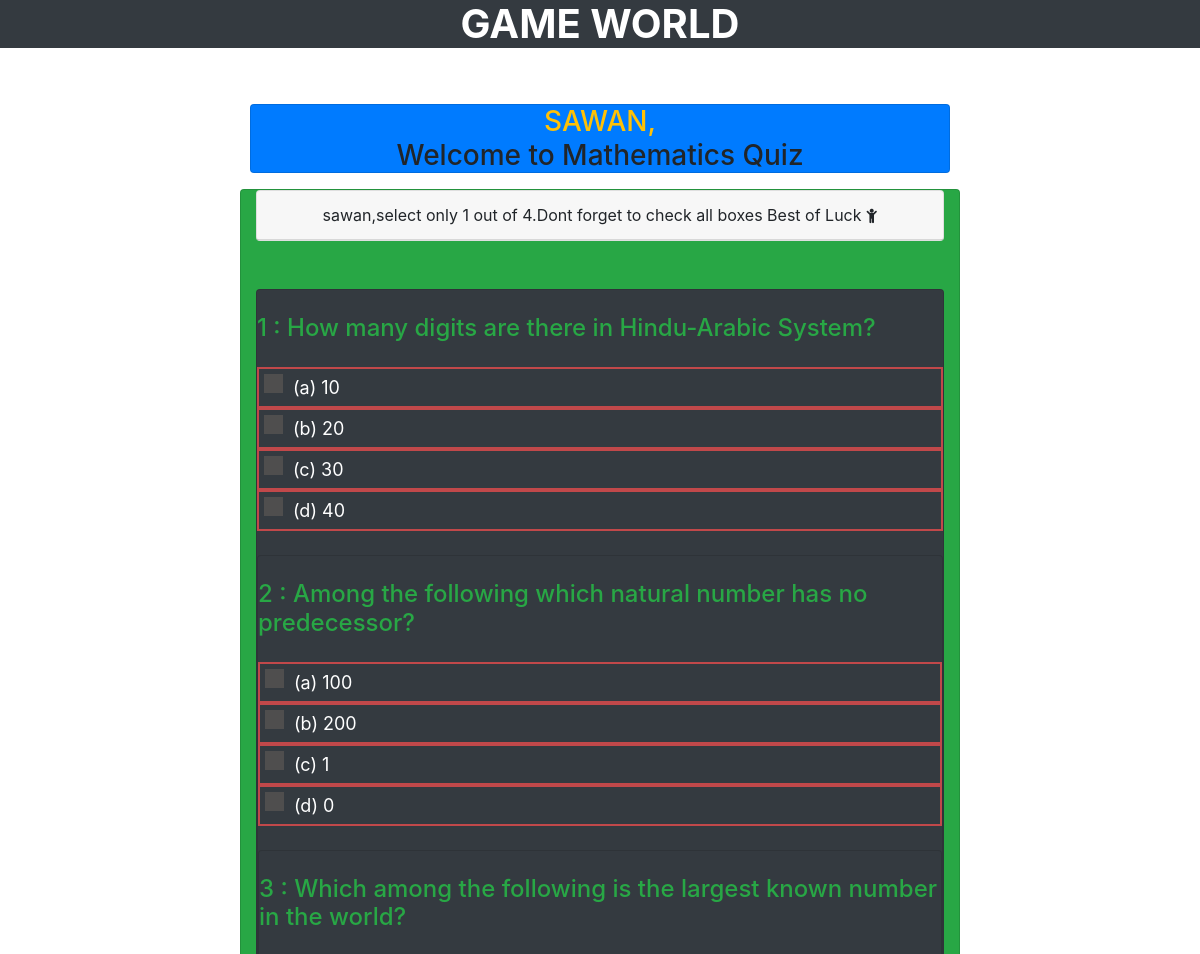
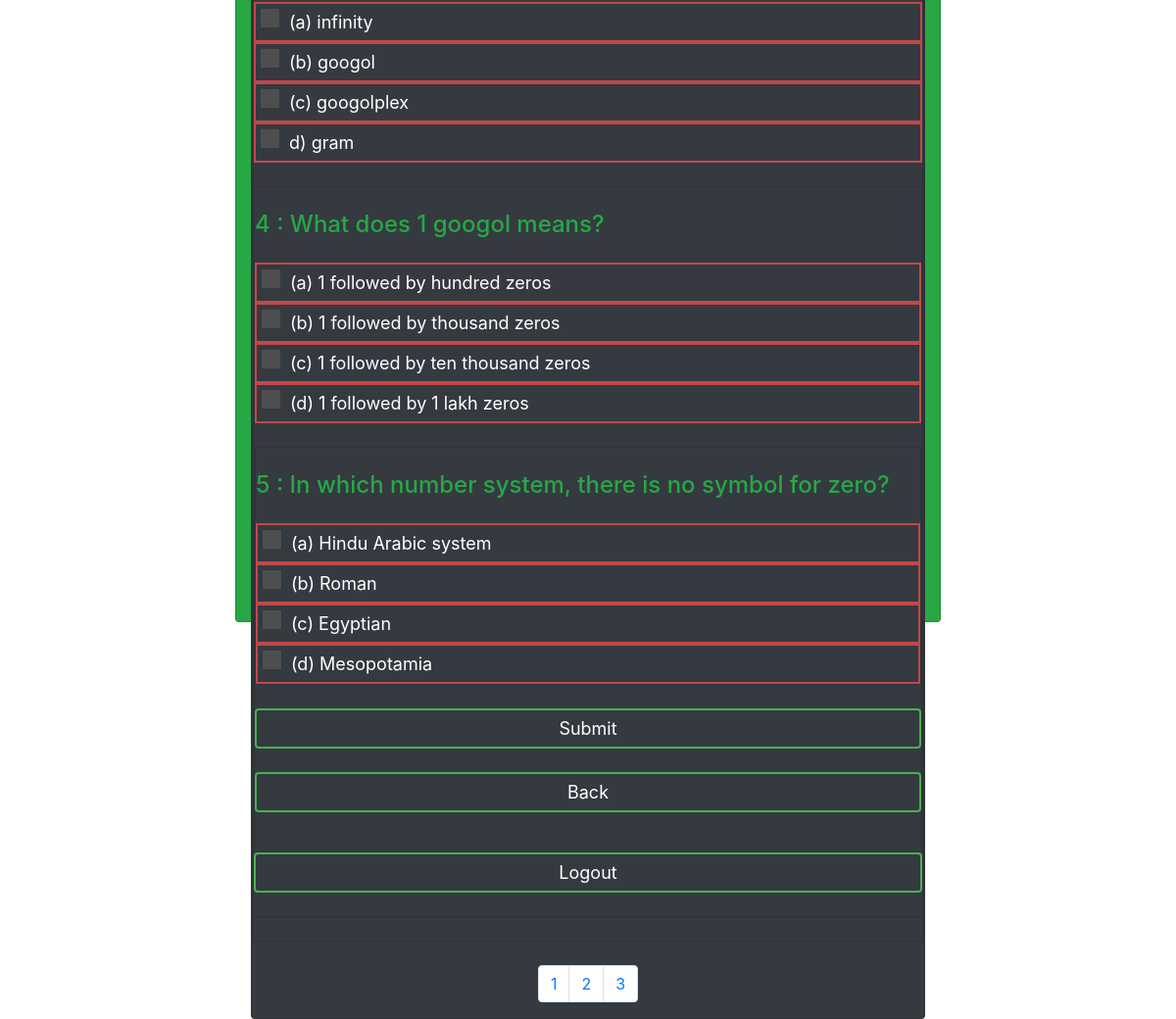
Page /quiz_game/mathsQuiz.php (signed in) on the committed database (2 pictures, top to bottom).
### tables this page shows
CREATE TABLE IF NOT EXISTS `questions_2` (
  `qid` int(250) NOT NULL AUTO_INCREMENT,
  `question` varchar(250) DEFAULT NULL,
  `ans_id` int(250) DEFAULT NULL,
  PRIMARY KEY (`qid`)
);

CREATE TABLE IF NOT EXISTS `answers_2` (
  `aid` int(250) NOT NULL AUTO_INCREMENT,
  `answer` varchar(250) DEFAULT NULL,
  `ans_id` int(250) DEFAULT NULL,
  PRIMARY KEY (`aid`)
);

### quiz_game/mathsQuiz.php (the view, shortened to what this page needs)
<?php
   $con = mysqli_connect('localhost','root');
   	mysqli_select_db($con,'quizdbase');
   ?>
<!DOCTYPE html>
<html>
    <head>
        <link rel="stylesheet" href="https://maxcdn.bootstrapcdn.com/bootstrap/4.0.0/css/bootstrap.min.css">
        <link rel="stylesheet" type="text/css" href="css/style.css">
        <link rel="stylesheet" type="text/css" href="css/radio_button.css">
        <link rel="stylesheet" type="text/css"
            href="https://maxcdn.bootstrapcdn.com/font-awesome/4.7.0/css/font-awesome.min.css">
        <link rel="stylesheet" href="css/demo.css" />
    </head>
    <body style=" background: url(images/addition-black-and-white-black-and-white-374918.jpg)no-repeat;
    position: absolute;
    z-index: 0;
    left: 0;
    top: 0;
    width: 100%;
    height: 100%;" >
        <div >
            <h1 class="text-center text-white font-weight-bold text-uppercase bg-dark"> Game World </h1><br>
            <div class="container "><br>
                <div class="container">
                    <div class=" col-lg-12 text-center">
                    <h3> <a href="home_new.php" class="text-uppercase text-warning "> <p class="bg-primary col-lg-8 card m-auto  "> <?php echo $_SESSION['username']; ?>,</a>
                           Welcome to Mathematics Quiz </h3></p>
                    </div>
                    <div class="col-lg-8 d-block m-auto bg-success quizsetting card ">
                        <div class="card ">
                            <p class="card-header text-center"> <?php echo  $_SESSION['username'];  ?>,select
                                only 1 out of 4.Dont forget to check all boxes Best of Luck <i class="fa fa-child"></i> </p>
                        </div>
                        <br>
                        <form action="checked.php" method="post">
                            <?php
                     for($i=1;$i<6;$i++){
                     $sql1 = "SELECT * FROM `questions_2` WHERE `qid` = $i ";
                     	$result1 = mysqli_query($con, $sql1);
                        if (mysqli_num_rows($result1) > 0) {
                     						while($row1 = mysqli_fetch_assoc($result1)) {
                     	?>
                            <br>
                            <div class="card bg-dark">
                                <br>
                                <h4><p class="large-10 large-centered large-12 columns  text-success"> <?php echo $i ." : ". $row1['question']; ?> </p></h4>
                                <?php
                        $sql = "SELECT * FROM `answers_2` WHERE `ans_id` = $i ";
                        	$result = mysqli_query($con, $sql);
                           if (mysqli_num_rows($result) > 0) {
                        						while($row = mysqli_fetch_assoc($result)) {
                        	?>
                                <div class="btn1 btn-primary d-block m-auto text-white">
                                    <?php echo $row['answer']; ?>
                                    <br>
                                </div>
                                <?php
                        } }
                        } }}
                     ?>
                            </div><br>
                            <input type="submit" name="submit2" Value="Submit" class="btn btn-success m-auto d-block bg-dark" />
                            <br>
                        </form>
                        <a href=" <?php echo $_SERVER['HTTP_REFERER'] ;?>" class="btn btn-danger d-block m-auto text-black bg-dark"> Back </a> <br>
                    </div>
                    <a href="logout.php" class="btn btn-primary d-block m-auto text-black bg-dark"> Logout </a> <br>
                </div>
                <br>
            </div>
            <?php
      $q =" select * from questions_2";
      $query = mysqli_query($con,$q);
      $lastpage = mysqli_num_rows($query);
      $totalpage = ceil($lastpage / 2);
      ?>
            <div class="m-auto"><br>
                <ul class="pagination">
                    <?php
      for($i=1; $i<=$totalpage; $i++){
         ?>
                    <li class="float-left list-unstyled page-item"> <a href="mathsQuiz.php?page=<?php echo $i; ?>"
                            class="page-link"> <?php  echo $i;  ?> </a> </li>
                    <?php
           }
        ?>
                </ul>
            </div>
    </body>
</html>

### quiz_game/css/style.css (style rules this page uses)
.quizsetting { height: 1400px; }
.btn { width: 100%; background: none; border: 2px solid #4caf50; color: white; padding: 5px; font-size: 18px; cursor: pointer; margin: 12px 0; }

### quiz_game/css/radio_button.css (style rules this page uses)
.btn1 { width: 100%; background: none; border: 2px solid rgba(236, 77, 77, 0.767); color: black; padding: 5px; font-size: 18px; cursor: pointer; margin: 12px 0; }

### rows in the picture
questions_2: question "How many digits are there in Hindu-Arabic System?"
answers_2: answer "(a) 10"
answers_2: answer "(b) 20"
answers_2: answer "(c) 30"
answers_2: answer "(d) 40"
questions_2: question "Among the following which natural number has no predecessor?"
answers_2: answer "(a) 100"
answers_2: answer "(b) 200"
answers_2: answer "(c) 1"
answers_2: answer "(d) 0"
questions_2: question "Which among the following is the largest known number in the world?"
answers_2: answer "(a) infinity"
answers_2: answer "(b) googol"
answers_2: answer "(c) googolplex"
answers_2: answer "d) gram"
questions_2: question "What does 1 googol means?"
answers_2: answer "(a) 1 followed by hundred zeros"
answers_2: answer "(b) 1 followed by thousand zeros"
answers_2: answer "(c) 1 followed by ten thousand zeros"
answers_2: answer "(d) 1 followed by 1 lakh zeros"
questions_2: question "In which number system, there is no symbol for zero?"
answers_2: answer "(a) Hindu Arabic system"
answers_2: answer "(b) Roman"
answers_2: answer "(c) Egyptian"
answers_2: answer "(d) Mesopotamia"

### other values in the picture
$_SESSION['username'] "SAWAN"
$_SESSION['username'] "sawan"
